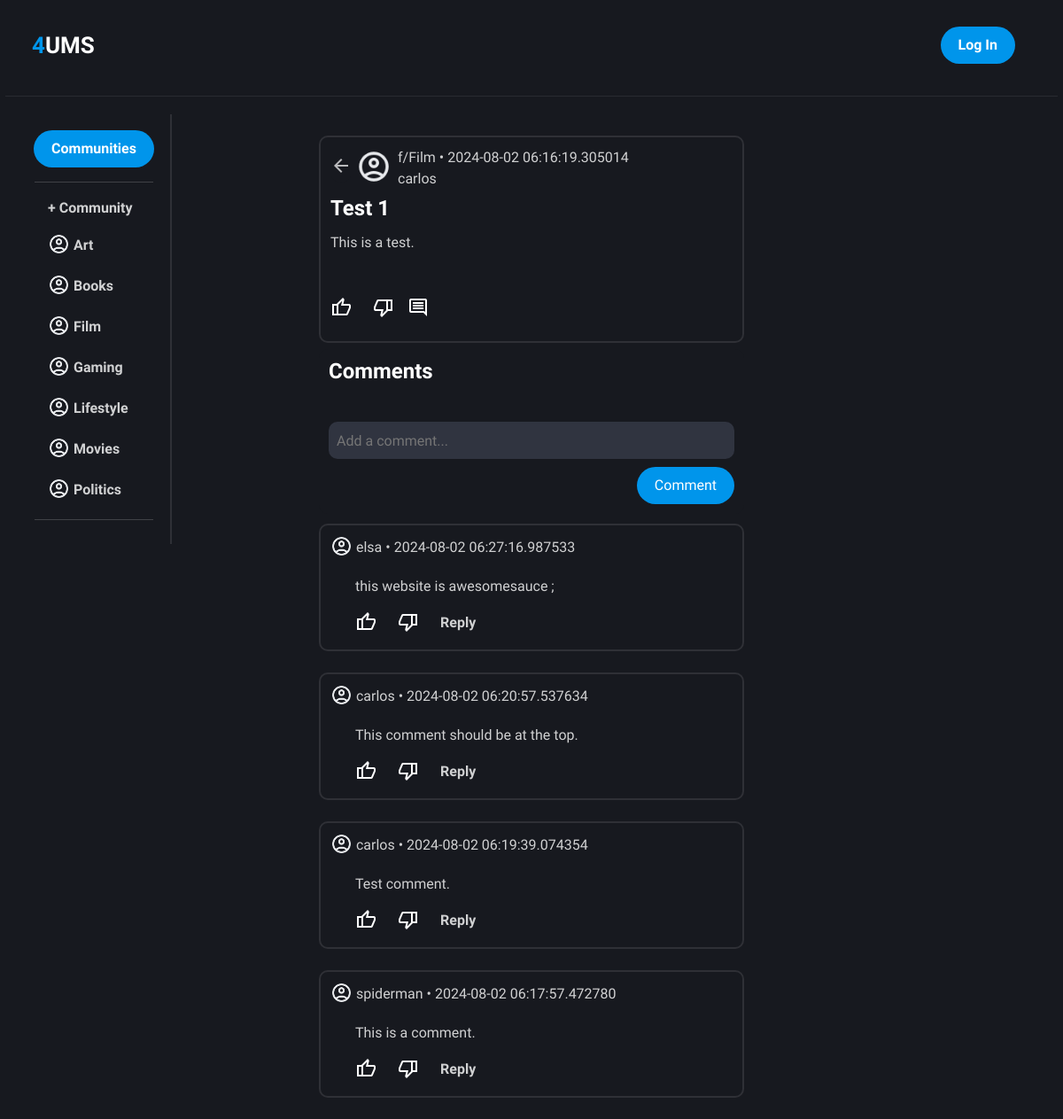
/posts/1, run on the app's committed database.
### app.py (models this page shows)
class Posts(db.Model):
    id = db.Column(db.Integer, primary_key=True)
    title = db.Column(db.String(300), nullable=False)
    body = db.Column(db.String(1000), nullable=False)
    date_created = db.Column(db.DateTime, default=datetime.utcnow)
    community = db.Column(db.String(100), nullable=False)
    votes = db.Column(db.Integer)
    user_id = db.Column(db.Integer, db.ForeignKey('users.id'))
    username = db.Column(db.String(50), nullable=False)
    comments = db.relationship('Comments', backref='posts', lazy=True)

class Comments(db.Model):
    id = db.Column(db.Integer, primary_key=True)
    body = db.Column(db.String(500), nullable=False)
    username = db.Column(db.String(50), nullable=False)
    date_created = db.Column(db.DateTime, default=datetime.utcnow)
    post_id = db.Column(db.Integer, db.ForeignKey('posts.id'))

### app.py (the view)
@app.route("/posts/<int:id>", methods=["GET", "POST"])
def post_page(id):
    form = Comment()
    post = Posts.query.get_or_404(id)
    if form.validate_on_submit():
        comment = Comments(body=form.comment.data, username=current_user.username, post_id=post.id)
        db.session.add(comment)
        db.session.commit()
        form.comment.data = ""
    comments = Comments.query.filter_by(post_id=post.id).order_by(Comments.date_created.desc())
    return render_template("post_page.html", communities=communities, post=post, comments=comments, form=form)

### app.py
class Comment(FlaskForm):
    comment = StringField(validators=[InputRequired()])
    submit = SubmitField("Comment")

### templates/post_page.html (shortened to what this page needs)
{% extends "layout.html" %}
{% block main %}
    <div class="container" style="text-align: left; width: 40%; margin-bottom: 7px;">
        <p style="display: flex; align-items: center; margin-bottom: 7px;">
            <a href="/" class="back"><span class="material-symbols-outlined">arrow_back</span></a>
            <img style="width: 40px; margin-right: 7px;" src="{{ url_for('static', filename='images/default_profile.png') }}" alt="Default profile picture">
            f/{{ post.community }} • {{ post.date_created }}<br>{{ post.username }}
        </p>
        <h4 style="margin-bottom: 12px;">{{ post.title }}</h4>
        <p class="font">{{ post.body }}</p>
        <br>
        <h4 class="font" style="margin-top: 9px;">
            <span style="margin-right: 9px;" class="material-symbols-outlined">thumb_up thumb_down</span>
            <span class="material-symbols-outlined">comment</span>
        </h4>
    </div>
    <form method="POST">
        <div class="container" style="text-align: left; width: 40%; border: transparent; margin-bottom: 11px;">
            <h4 style="padding: 0px 11px 11px 0px">Comments</h4>
            <br>
            {{ form.comment(placeholder="Add a comment...", style="height: 42px") }}
            <div style="text-align: right; margin-top: 9px;">
                {{ form.submit(class="button") }}
            </div>
        </div>
    </form>
    {% if comments %}
        {% for comment in comments %}
            <div class="container" style="text-align: left; width: 40%;">
                <p>
                    <img style="width: 25px;" src="{{ url_for('static', filename='images/default_profile.png') }}" alt="Default profile picture">
                    {{ comment.username }} • {{ comment.date_created }}
                </p>
                <div style="margin-left: 28px;">
                    <p>{{ comment.body }}</p>
                    <h4 class="font" style="display: flex; align-items: center; margin-top: 9px;">
                        <span style="margin-right: 9px" class="material-symbols-outlined">thumb_up thumb_down</span>
                        <a style="margin-left: 15px" href="">Reply</a>
                    </h4>
                </div>
            </div>
            <br>
        {% endfor %}
    {% endif %}
{% endblock %}

### templates/layout.html (shortened to what this page needs)
<!DOCTYPE html>
<html lang="en">
    <head>
        <link href="https://cdn.jsdelivr.net/npm/bootstrap@5.2.3/dist/css/bootstrap.min.css" rel="stylesheet">
        <link rel="stylesheet" href="{{ url_for('static', filename='styles.css')}}">
    </head>
    <body>
        <header>
            <p class="logo"><a href="/" style="font-size: 26px; font-weight: 600; color: rgb(255, 255, 255)"><span style="color: rgb(0, 149, 235)">4</span>UMS</p></a></p>
            <nav>
                <ul class="nav_links">
                    {% if current_user.is_authenticated %}
                        <li><a href="/dashboard">Profile</a></li>
                        <li><a href="/post">+ Post</a></li>
                        <li><a href="/logout"><button>Log Out</button></a></li>
                    {% else %}
                        <li><a href="/login"><button>Log In</button></a></li>
                    {% endif %}
                </ul>
            </nav>
        </header>
        <hr style="width: 99%; margin: 20px auto 20px auto; color: rgba(255, 255, 255, 0.3)">
        <main>
            <div class="communities">
                <p><a data-bs-toggle="collapse" href="#collapseExample" role="button" aria-expanded="false" aria-controls="collapseExample"><button>Communities</button></a></p>
                <hr style="width: 99%; margin: 0px auto 9px auto; color: rgba(255, 255, 255, 0.7);">
                <div class="collapse show" id="collapseExample">
                    <ul class="nav flex-column" style="text-align: left;">
                        <li><a class="nav-link" href="/">+ Community</a></li>
                        {% for community in communities %}
                            <li><a class="nav-link" href="{{ url_for('community') }}"><img style="width: 25px;" src="{{ url_for('static', filename='images/default_profile.png') }}" alt="Default Community image"> {{ community }}</a></li>
                        {% endfor %}
                    </ul>
                    <hr style="width: 99%; margin: 9px auto 9px auto; color: rgba(255, 255, 255, 0.7);">
                </div>
            </div>
            <br>
            {% block main %}{% endblock %}
        </main>
    </body>
</html>

### static/styles.css (style rules this page uses)
* { box-sizing: border-box; margin: 0; padding: 0; background-color: rgb(23, 25, 31); }
li, a, button { font-family: Istok Web, sans-serif; font-weight: 550; font-size: 16px; color: rgb(255, 255, 255); text-decoration: none; }
header { display: flex; justify-content: flex-end; align-items: center; padding: 30px 3% 0; border-bottom: rgba(255, 255, 255, 0.3); }
.logo { cursor: pointer; margin-right: auto; }
.nav_links { list-style: none; }
.nav_links li { display: inline-block; padding: 0px 18px; }
.nav_links li a { transition: all 0.3s ease 0s; }
button { padding: 9px 20px; background-color: rgb(0, 149, 235); border: none; border-radius: 50px; cursor: pointer; transition: all 0.3s ease 0s; }
.container { display: flex; flex-direction: column; border: 2px solid rgba(255, 255, 255, 0.1); border-radius: 10px; padding: 11px; overflow: hidden; }
h4 { font-family: Istok Web, sans-serif; font-weight: 550; color: rgb(255, 255, 255); text-decoration: none; }
p, h6 { font-family: Istok Web, sans-serif; color: rgba(255, 255, 255, 0.8); text-decoration: none; }
img { padding-bottom: 5px; }
input { width: auto; background-color: rgba(65, 71, 88, 0.6); border: 2px transparent; border-radius: 10px; padding: 9px; transition: all 0.3s ease 0s; font-family: Istok Web, sans-serif; color: rgb(255, 255, 255); }
p a { color: rgb(0, 149, 235); text-decoration: none; transition: all 0.3s ease 0s; }
.button { padding: 9px 20px; background-color: rgb(0, 149, 235); border: none; border-radius: 50px; cursor: pointer; transition: all 0.3s ease 0s; }
.communities { position: absolute; left: 0; border-right: 2px solid rgba(255, 255, 255, 0.1); padding: 18px; margin-left: 20px; transition: all 0.3s ease 0s; }
.communities p a { color: rgb(255, 255, 255); }
.nav li a { color: rgba(255, 255, 255, 0.8); }
.material-symbols-outlined { font-variation-settings: 'FILL' 0, 'wght' 400, 'GRAD' 0, 'opsz' 24 }
.back { margin-right: 5px; border-radius: 50px; cursor: pointer; text-decoration: none; color: rgba(255, 255, 255, 0.7); transition: all 0.3s ease 0s; }
h4 a { color: rgba(255, 255, 255, 0.8); transition: all 0.3s ease 0s; }

### templates/layout.html (style rules this page uses)
body { background-color: rgb(23, 25, 31); }

### data on the page
Posts: community "Film", date_created "2024-08-02 06:16:19.305014", username "carlos", title "Test 1", body "This is a test."
Comments: username "elsa", date_created "2024-08-02 06:27:16.987533", body "this website is awesomesauce ;"
Comments: username "carlos", date_created "2024-08-02 06:20:57.537634", body "This comment should be at the top."
Comments: username "carlos", date_created "2024-08-02 06:19:39.074354", body "Test comment."
Comments: username "spiderman", date_created "2024-08-02 06:17:57.472780", body "This is a comment."

### other printed values
{{ community }} "Art" "Books" "Film" "Gaming" "Lifestyle" "Movies" "Politics"
